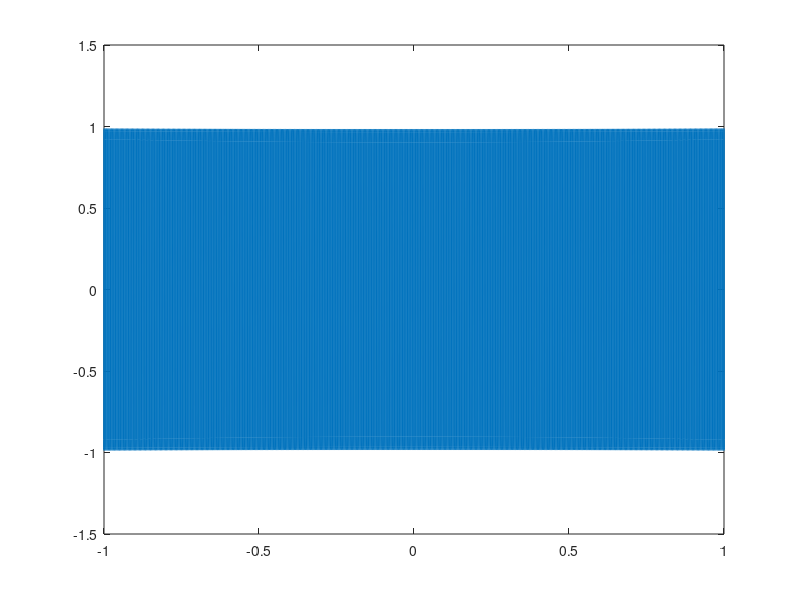
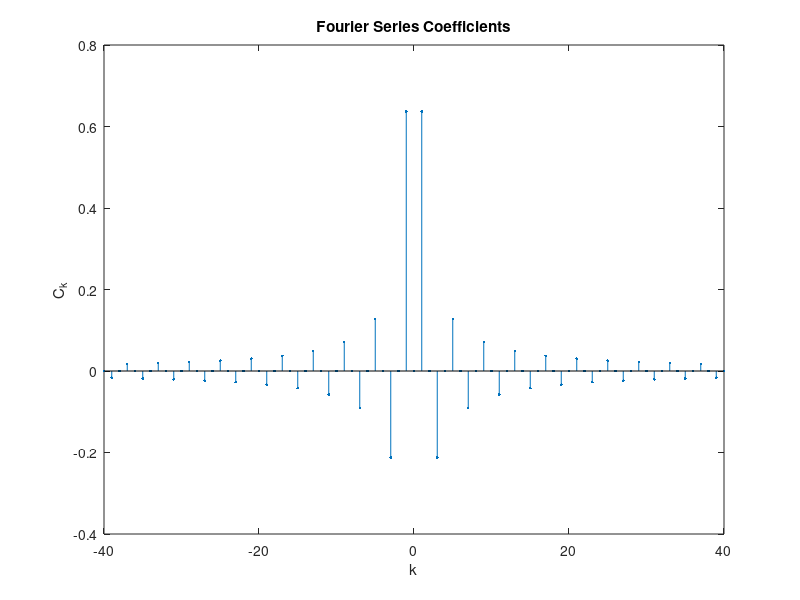

Source code (MATLAB) for these figures, in order:
%HW2 1473 part1
clear
clc
N=40;
t=linspace(-10,10,100000);
w=500*pi;
%Cn=2.*j.*exp(-pi./2.*j.*n)./(n.*pi);
%Cn=real(Cn);
f = 0*t;
figure(1)
Cn=zeros(1,2*N+1);

for k=-N:1:N
 
    if(k==0)                % skip the zeroth term
        continue;
    end;
    C_k = 2*1i*exp(-pi/2*1i*k)/(k*pi)*(sin(0.5*pi*k)^2);    % computes the k-th Fourier coefficient of the exponential form
    %C_k=250/(-1i*k*w)*(2*exp(-j*k*pi/2)-exp(j*k*pi/2)-exp(-j*k*3*pi/2));
    f_k = C_k*exp(w*1i*k*t);                 % k-th term of the series
    Cn(k+N+1)=C_k;
    f = f + f_k;                                % adds the k-th term to f
    
end
f = f + Cn(N+1);
%stem(-N:1:N,real(Cn))

plot(t,f)
axis([-1,1,-1.5,1.5])
figure(2)
stem(-N:1:N,Cn,'.');
xlabel('k')
ylabel('C_k')
title('Fourier Series Coefficients')
%hold on

%Xn=Cn(22)*exp(j.*(22)*w.*t); 
   



%plot(t,Xn)
